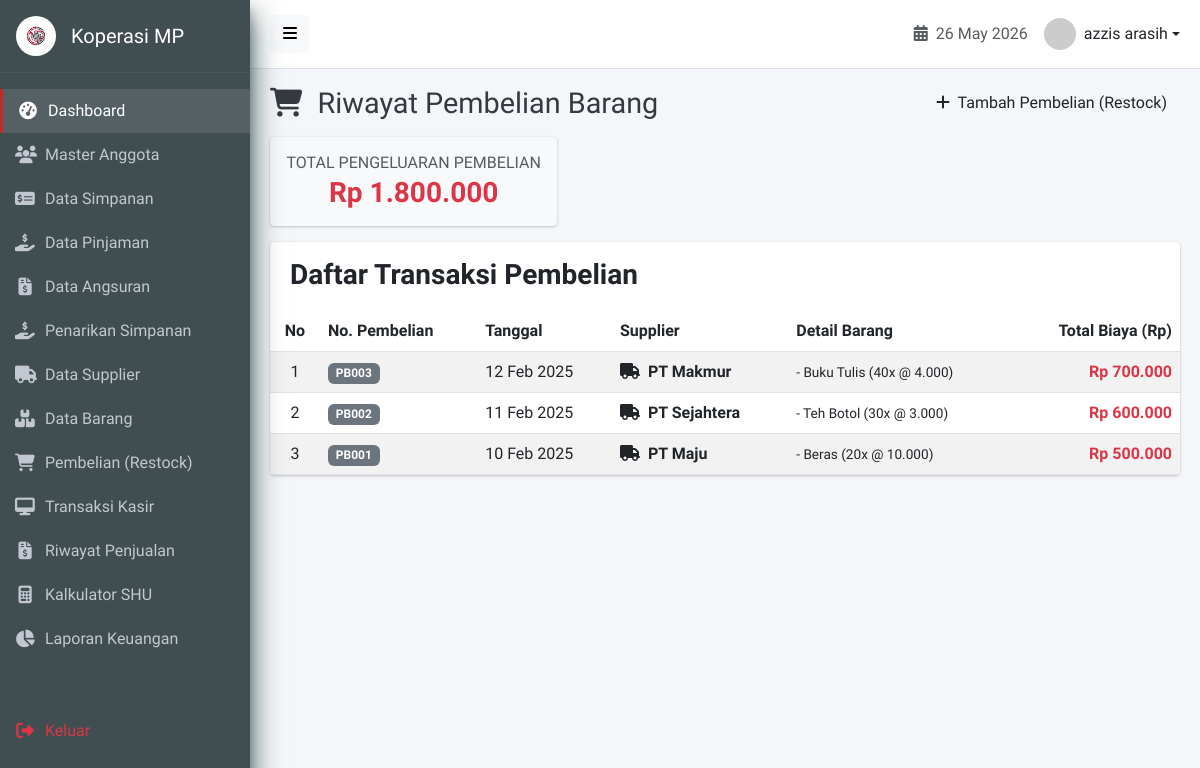
The page /pembelian.php (signed in) on the database its author committed.
### tables this page shows
CREATE TABLE `pembelian` (
  `id_pembelian` int(11) NOT NULL AUTO_INCREMENT,
  `kode_pembelian` varchar(50) DEFAULT NULL,
  `id_supplier` int(11) DEFAULT NULL,
  `tanggal` date DEFAULT NULL,
  `total` decimal(15,2) DEFAULT NULL CHECK (`total` >= 0),
  `created_at` timestamp NOT NULL DEFAULT current_timestamp(),
  PRIMARY KEY (`id_pembelian`),
  UNIQUE KEY `kode_pembelian` (`kode_pembelian`),
  KEY `id_supplier` (`id_supplier`),
  CONSTRAINT `pembelian_ibfk_1` FOREIGN KEY (`id_supplier`) REFERENCES `supplier` (`id_supplier`) ON DELETE SET NULL ON UPDATE CASCADE
);

CREATE TABLE `supplier` (
  `id_supplier` int(11) NOT NULL AUTO_INCREMENT,
  `nama_supplier` varchar(100) DEFAULT NULL,
  `alamat` text DEFAULT NULL,
  `no_hp` varchar(20) DEFAULT NULL,
  `created_at` timestamp NOT NULL DEFAULT current_timestamp(),
  PRIMARY KEY (`id_supplier`)
);

CREATE TABLE `detail_pembelian` (
  `id_detail_pembelian` int(11) NOT NULL AUTO_INCREMENT,
  `id_pembelian` int(11) DEFAULT NULL,
  `id_barang` int(11) DEFAULT NULL,
  `qty` int(11) DEFAULT NULL CHECK (`qty` > 0),
  `harga` decimal(15,2) DEFAULT NULL CHECK (`harga` >= 0),
  `subtotal` decimal(15,2) DEFAULT NULL CHECK (`subtotal` >= 0),
  PRIMARY KEY (`id_detail_pembelian`),
  KEY `id_pembelian` (`id_pembelian`),
  KEY `id_barang` (`id_barang`),
  CONSTRAINT `detail_pembelian_ibfk_1` FOREIGN KEY (`id_pembelian`) REFERENCES `pembelian` (`id_pembelian`) ON DELETE CASCADE ON UPDATE CASCADE,
  CONSTRAINT `detail_pembelian_ibfk_2` FOREIGN KEY (`id_barang`) REFERENCES `barang` (`id_barang`) ON UPDATE CASCADE
);

CREATE TABLE `barang` (
  `id_barang` int(11) NOT NULL AUTO_INCREMENT,
  `kode_barang` varchar(50) DEFAULT NULL,
  `nama_barang` varchar(100) DEFAULT NULL,
  `id_kategori` int(11) DEFAULT NULL,
  `harga_beli` decimal(15,2) DEFAULT NULL CHECK (`harga_beli` >= 0),
  `harga_jual` decimal(15,2) DEFAULT NULL CHECK (`harga_jual` >= 0),
  `stok` int(11) DEFAULT 0 CHECK (`stok` >= 0),
  `created_at` timestamp NOT NULL DEFAULT current_timestamp(),
  PRIMARY KEY (`id_barang`),
  UNIQUE KEY `kode_barang` (`kode_barang`),
  KEY `id_kategori` (`id_kategori`),
  KEY `idx_barang_nama` (`nama_barang`),
  CONSTRAINT `barang_ibfk_1` FOREIGN KEY (`id_kategori`) REFERENCES `kategori_barang` (`id_kategori`) ON DELETE SET NULL ON UPDATE CASCADE
);

### pembelian.php (the view, shortened to what this page needs)
<?php
require_once 'config/database.php';
include 'views/layouts/header.php';
?>
<div class="content-header">
    <div class="d-flex justify-content-between align-items-center">
        <h1 class="m-0"><i class="fas fa-shopping-cart me-2"></i> Riwayat Pembelian Barang</h1>
        <a href="pembelian_tambah.php" class="btn btn-crimson"><i class="fas fa-plus me-1"></i> Tambah Pembelian (Restock)</a>
    </div>
</div>
<section class="content">
    <div class="row mb-3">
        <div class="col-md-4">
            <div class="card bg-light">
                <div class="card-body text-center">
                    <?php
                    $q_total = $conn->query("SELECT SUM(total) as total FROM pembelian");
                    $total_pengeluaran = $q_total->fetch_assoc()['total'] ?? 0;
                    ?>
                    <h6 class="text-muted text-uppercase mb-1">Total Pengeluaran Pembelian</h6>
                    <h3 class="mb-0 fw-bold text-danger">Rp <?php echo number_format($total_pengeluaran, 0, ',', '.'); ?></h3>
                </div>
            </div>
        </div>
    </div>
    <div class="card">
        <div class="card-header border-0 pt-3">
            <h3 class="card-title fw-bold">Daftar Transaksi Pembelian</h3>
        </div>
        <div class="card-body p-0">
            <div class="table-responsive">
                <table class="table table-hover table-striped align-middle mb-0">
                    <thead class="bg-light">
                        <tr>
                            <th class="text-center" width="50">No</th>
                            <th>No. Pembelian</th>
                            <th>Tanggal</th>
                            <th>Supplier</th>
                            <th>Detail Barang</th>
                            <th class="text-end">Total Biaya (Rp)</th>
                        </tr>
                    </thead>
                    <tbody>
                        <?php
                        $no = 1;
                        $query = $conn->query("
                            SELECT p.*, s.nama_supplier
                            FROM pembelian p
                            LEFT JOIN supplier s ON p.id_supplier = s.id_supplier
                            ORDER BY p.tanggal DESC, p.id_pembelian DESC
                        ");
                        if ($query && $query->num_rows > 0):
                            while ($row = $query->fetch_assoc()):
                                ?>
                                <tr>
                                    <td class="text-center"><?php echo $no++; ?></td>
                                    <td><span class="badge bg-secondary"><?php echo $row['kode_pembelian']; ?></span></td>
                                    <td><?php echo date('d M Y', strtotime($row['tanggal'])); ?></td>
                                    <td>
                                        <span class="fw-bold text-dark"><i class="fas fa-truck me-1"></i>
                                            <?php echo htmlspecialchars($row['nama_supplier'] ?? 'Tidak diketahui'); ?></span>
                                    </td>
                                    <td>
                                        <ul class="list-unstyled mb-0" style="font-size: 0.85em;">
                                            <?php
                                            $id_pembelian = $row['id_pembelian'];
                                            $q_detail = $conn->query("
                                                SELECT dp.qty, dp.harga, b.nama_barang
                                                FROM detail_pembelian dp
                                                JOIN barang b ON dp.id_barang = b.id_barang
                                                WHERE dp.id_pembelian = '$id_pembelian'
                                            ");
                                            while ($detail = $q_detail->fetch_assoc()) {
                                                echo '<li>- ' . htmlspecialchars($detail['nama_barang']) . ' (' . $detail['qty'] . 'x @ ' . number_format($detail['harga'], 0, ',', '.') . ')</li>';
                                            }
                                            ?>
                                        </ul>
                                    </td>
                                    <td class="text-end fw-bold text-danger">Rp <?php echo number_format($row['total'], 0, ',', '.'); ?></td>
                                </tr>
                            <?php
                            endwhile;
                        else:
                            ?>
                            <tr>
                                <td colspan="6" class="text-center py-4 text-muted">Belum ada transaksi pembelian.</td>
                            </tr>
                        <?php endif; ?>
                    </tbody>
                </table>
            </div>
        </div>
    </div>
</section>
<?php include 'views/layouts/footer.php'; ?>

### assets/css/style.css (style rules this page uses)
:root { --primary-color: #404e51; --accent-red: #C62828; --accent-red-hover: #b71c1c; --bg-color: #f4f6f9; --text-main: #333333; --sidebar-text: #c2c7d0; --border-color: #dee2e6; }
body { font-family: 'Source Sans Pro', sans-serif; background-color: var(--bg-color); color: var(--text-main); margin: 0; overflow-x: hidden; }
.content-header { padding: 15px 20px; }
.content-header h1 { font-size: 1.8rem; margin: 0; color: #343a40; font-weight: 400; }
.content { padding: 0 20px 20px 20px; }
.card { box-shadow: 0 0 1px rgba(0, 0, 0, .125), 0 1px 3px rgba(0, 0, 0, .2); border: 0 solid rgba(0, 0, 0, .125); border-radius: .25rem; background-color: #fff; }
.card-header { background-color: transparent; border-bottom: 1px solid rgba(0, 0, 0, .125); padding: .75rem 1.25rem; position: relative; border-top-left-radius: .25rem; border-top-right-radius: .25rem; }
.btn { transition: all 0.3s ease; position: relative; overflow: hidden; }

### rows shown on the page
pembelian: kode_pembelian "PB003", tanggal "12 Feb 2025", id_supplier.nama_supplier "PT Makmur", total "700.000"
detail_pembelian: id_barang.nama_barang "Buku Tulis", qty "40", harga "4.000"
pembelian: kode_pembelian "PB002", tanggal "11 Feb 2025", id_supplier.nama_supplier "PT Sejahtera", total "600.000"
detail_pembelian: id_barang.nama_barang "Teh Botol", qty "30", harga "3.000"
pembelian: kode_pembelian "PB001", tanggal "10 Feb 2025", id_supplier.nama_supplier "PT Maju", total "500.000"
detail_pembelian: id_barang.nama_barang "Beras", qty "20", harga "10.000"

### other values the page prints
$_SESSION['nama'] "azzis arasih"
$total_pengeluaran "1.800.000"
